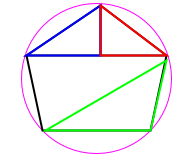
Frame 1 (no input)
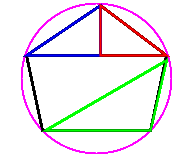
Frame 60 (the mouse pressed at the canvas centre just before this capture)
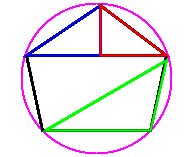
Frame 120 (the mouse held since frame 60 and released just before this capture)

The Processing sketch that drew these frames (run headless with seeded random() and noise(); from frame 60 on, the mouse is pressed at the canvas centre):

// Processing sketch: processing_20945
// ── processing_20945.pde

//very begining level -0 
void setup() {  
  size(192,157);
  background(255);  //fondo blanco
  noFill ();
  smooth();
 }

void draw() {  

  strokeWeight (1);
  stroke (255,0,255);
  ellipse (width/2,height/2,150,150);
pushMatrix ();
    noFill ();
    strokeWeight (2);
    stroke(0);
    beginShape ();        
    vertex (100,5);
    vertex (166,55);
    vertex (150,130);
    vertex (42,130);
    vertex(26,55);
    vertex (100,5);
    vertex (100,55);
    vertex (166,55);
    vertex (100,55);
    vertex (26,55);
    endShape (CLOSE);
popMatrix();
stroke (0,0,255);
triangle (100,55,26,55,100,5);
stroke (255,0,0);
triangle (100,55,166,55,100,5);
stroke (0,255,0);
triangle (45,130,166,60,150,130);
  
}

                
                                
